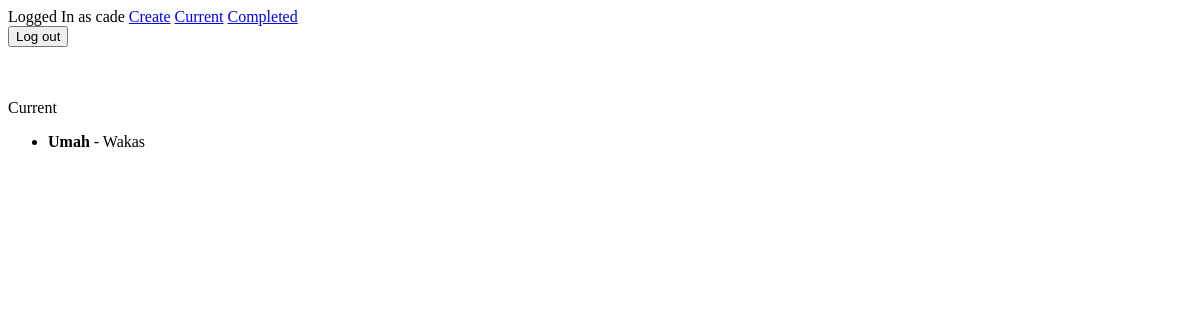
Page /current/ (signed in) on the earlier database version.
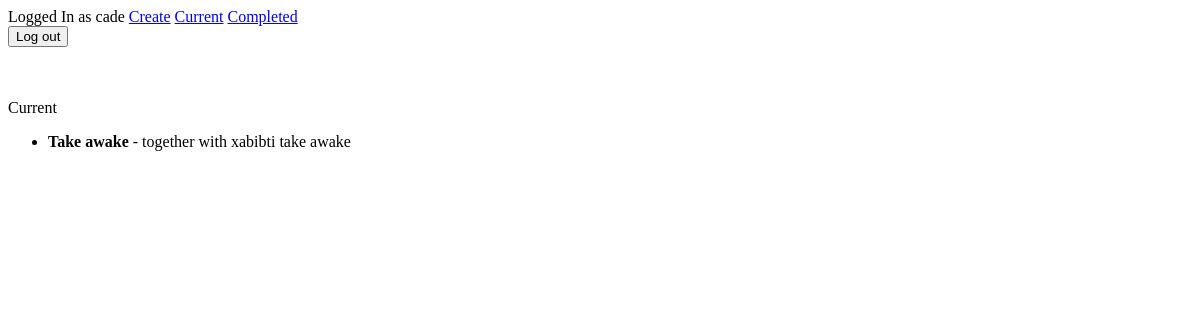
Same page on the later database version.
### todo/models.py (models this page shows, shortened)
class Todo(models.Model):
    title = models.CharField(max_length = 100)
    memo = models.TextField(blank = True)
    created = models.DateTimeField(auto_now_add = True)
    datacompleted = models.DateTimeField(null = True , blank = True)
    important = models.BooleanField(default = False)
    user = models.ForeignKey(User, on_delete  = models.CASCADE)

### todo/views.py (the view)
# urls.py: path('current/', views.currenttodo, name = 'currenttodo'),
def currenttodo(request):
    todos = Todo.objects.filter(user =request.user, datacompleted__isnull = True)
    return render(request, 'todo/currenttodo.html', {'todos':todos})

### todo/templates/todo/currenttodo.html
{%  extends 'todo/base.html' %}
{% block content %}
Current
<ul>
  {%  for todo in todos %}
  <li> {% if todo.important  %}<b>{% endif %}{{ todo.title }}{% if todo.important  %}</b>{% endif %} {% if todo.memo  %} - {{ todo.memo }} {% endif%} </li>
  {% endfor %}
</ul>
{% endblock %}

Differences in the rows shown:
changed Todo: title "Umah" → "Take awake"; memo "Wakas" → "together with xabibti take awake"
